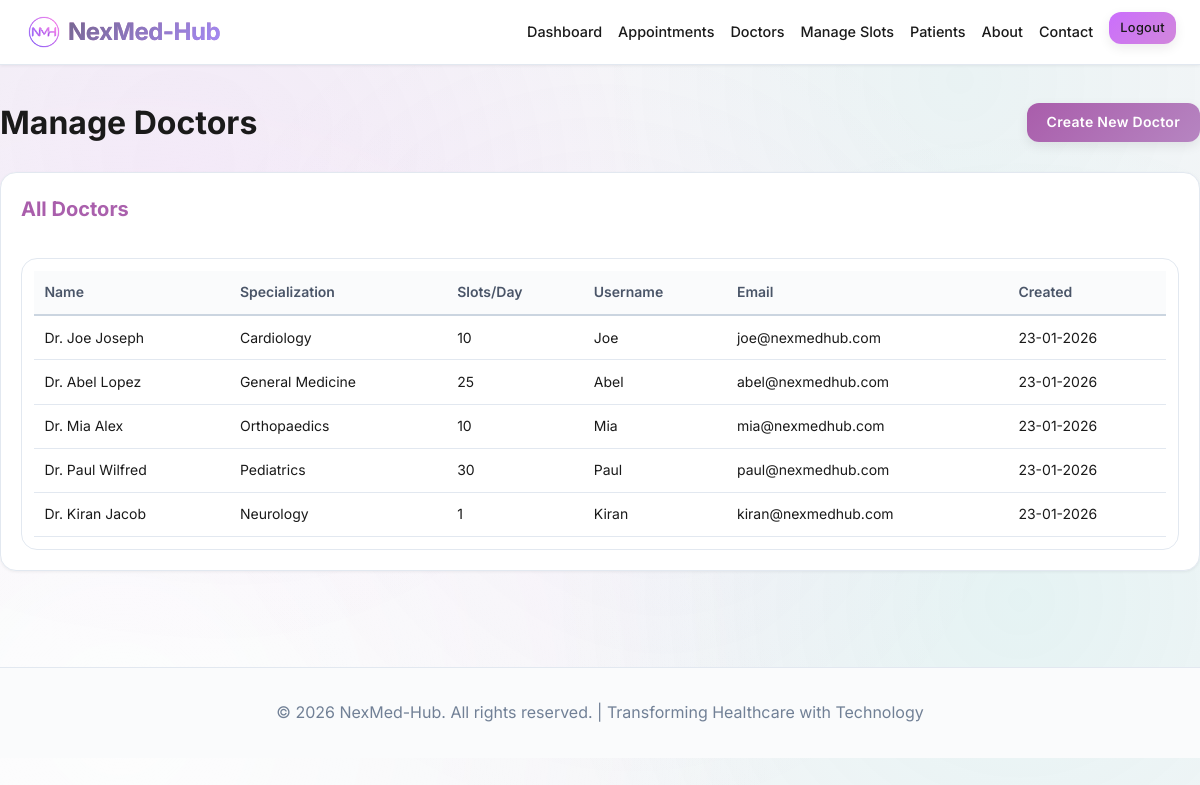
Page /admin/doctors (signed in) on the committed database.
### models.py (models this page shows, shortened)
class Doctor(db.Model):
    __tablename__ = 'doctors'
    id = db.Column(db.Integer, primary_key=True)
    user_id = db.Column(db.Integer, db.ForeignKey('users.id'), unique=True, nullable=True)  # Link to User for login credentials
    name = db.Column(db.String(100), nullable=False) # Professional name displayed to patients
    specialization = db.Column(db.String(100), nullable=False) # e.g., "Cardiology", "General Physician"
    available_slots_per_day = db.Column(db.Integer, default=10) # Daily appointment capacity
    created_at = db.Column(db.DateTime, default=datetime.utcnow)
    appointments = db.relationship('Appointment', backref='doctor', lazy=True)
    patient_records = db.relationship('PatientRecord', backref='doctor', lazy=True)

class User(UserMixin, db.Model):
    __tablename__ = 'users'
    id = db.Column(db.Integer, primary_key=True)
    username = db.Column(db.String(80), unique=True, nullable=False)
    email = db.Column(db.String(120), unique=True, nullable=False) # Used for login and communications
    password_hash = db.Column(db.String(255), nullable=False) # Stored securely hashed
    role = db.Column(db.String(20), nullable=False, default='patient')  # Role-based access control: 'patient', 'admin', or 'doctor'
    created_at = db.Column(db.DateTime, default=datetime.utcnow)
    date_of_birth = db.Column(db.Date, nullable=True) # Required for patients
    appointments = db.relationship('Appointment', backref='patient', lazy=True, foreign_keys='Appointment.patient_id')
    patient_records = db.relationship('PatientRecord', backref='patient', lazy=True)
    doctor_profile = db.relationship('Doctor', backref='user', lazy=True, uselist=False)

### routes/admin.py (the view)
@admin_bp.route('/doctors')
@admin_required
def manage_doctors():
    all_doctors = Doctor.query.all()
    return render_template('admin/manage_doctors.html', doctors=all_doctors)

### app.py (called while the page is built)
@login_manager.user_loader
def load_user(user_id):
    return User.query.get(int(user_id))

### routes/admin.py (called while the page is built)
def admin_required(f):
    @wraps(f)
    @login_required # Ensure user is logged in first
    def decorated_function(*args, **kwargs):
        if current_user.role != 'admin':
            flash('Access denied. Admins only.', 'error')
            return redirect(url_for('index'))
        return f(*args, **kwargs)
    return decorated_function

### templates/admin/manage_doctors.html (shortened to what this page needs)
{% extends "base.html" %}
{% block content %}
<div class="container" style="padding: 2rem 0;">
    <div class="flex-between mb-3">
        <h1 style="font-size: 2rem; font-weight: 700;">Manage Doctors</h1>
        <a href="{{ url_for('admin.create_doctor') }}" class="btn btn-primary">Create New Doctor</a>
    </div>
    <div class="card">
        <div class="card-header">
            <h2 class="card-title">All Doctors</h2>
        </div>
        <div class="card-body">
            {% if doctors %}
            <div class="table-container">
                <table>
                    <thead>
                        <tr>
                            <th>Name</th>
                            <th>Specialization</th>
                            <th>Slots/Day</th>
                            <th>Username</th>
                            <th>Email</th>
                            <th>Created</th>
                        </tr>
                    </thead>
                    <tbody>
                        {% for doctor in doctors %}
                        <tr>
                            <td>{{ doctor.name }}</td>
                            <td>{{ doctor.specialization }}</td>
                            <td>{{ doctor.available_slots_per_day }}</td>
                            <td>{{ doctor.user.username if doctor.user else 'N/A' }}</td>
                            <td>{{ doctor.user.email if doctor.user else 'N/A' }}</td>
                            <td>{{ doctor.created_at.strftime('%d-%m-%Y') }}</td>
                        </tr>
                        {% endfor %}
                    </tbody>
                </table>
            </div>
            {% else %}
            <p style="color: var(--text-muted);">No doctors found. Create a new doctor account to get started.</p>
            {% endif %}
        </div>
    </div>
</div>
{% endblock %}

### rows in the picture
Doctor: name "Dr. Joe Joseph", specialization "Cardiology", available_slots_per_day "10", user "Joe", user "joe@nexmedhub.com", created_at "23-01-2026"
Doctor: name "Dr. Abel Lopez", specialization "General Medicine", available_slots_per_day "25", user "Abel", user "abel@nexmedhub.com", created_at "23-01-2026"
Doctor: name "Dr. Mia Alex", specialization "Orthopaedics", available_slots_per_day "10", user "Mia", user "mia@nexmedhub.com", created_at "23-01-2026"
Doctor: name "Dr. Paul Wilfred", specialization "Pediatrics", available_slots_per_day "30", user "Paul", user "paul@nexmedhub.com", created_at "23-01-2026"
Doctor: name "Dr. Kiran Jacob", specialization "Neurology", available_slots_per_day "1", user "Kiran", user "kiran@nexmedhub.com", created_at "23-01-2026"
